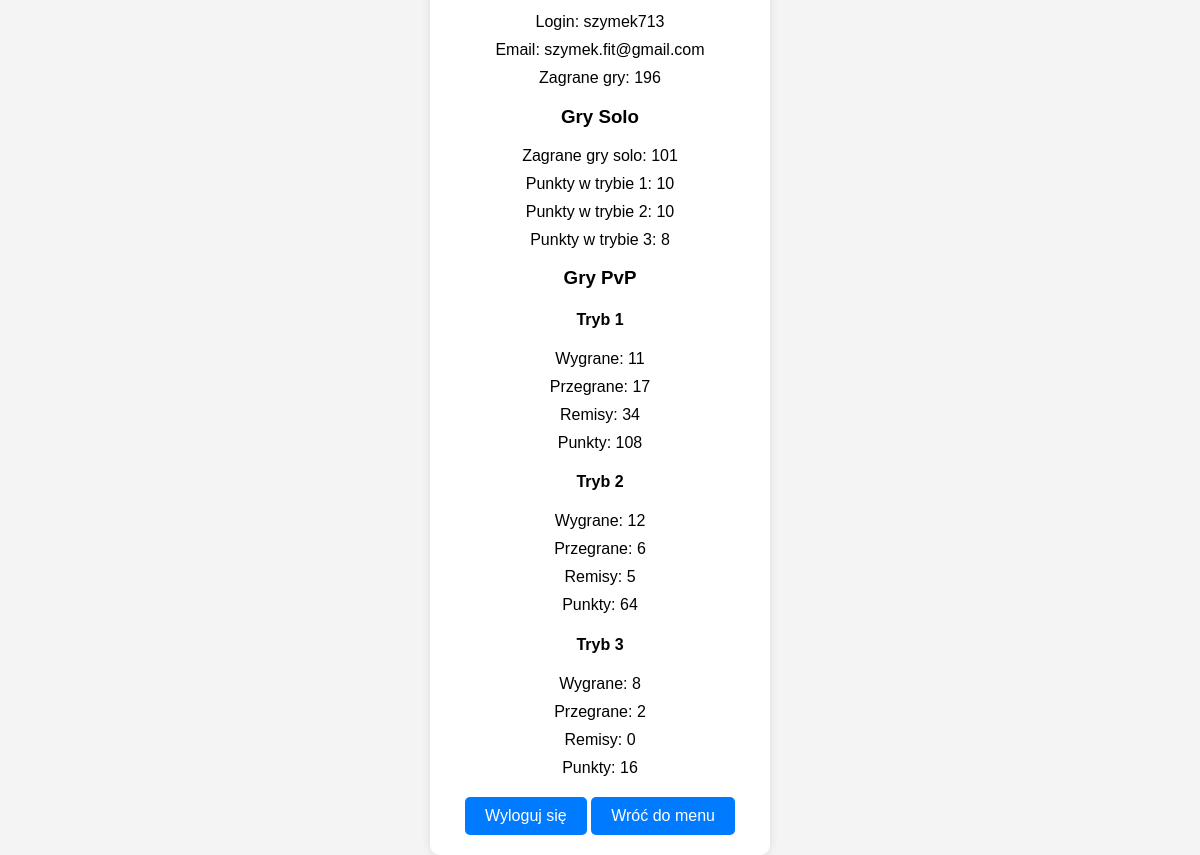
/profile/ (signed in), run on the app's committed database.
### my_quiz_app/python_django/profiles/models.py (models this page shows, shortened)
class UserProfile(models.Model):
    user = models.OneToOneField(settings.AUTH_USER_MODEL, on_delete=models.CASCADE)
    pvp_wins_mode1 = models.IntegerField(default=0)
    pvp_wins_mode2 = models.IntegerField(default=0)
    pvp_wins_mode3 = models.IntegerField(default=0)
    pvp_losses_mode1 = models.IntegerField(default=0)
    pvp_losses_mode2 = models.IntegerField(default=0)
    pvp_losses_mode3 = models.IntegerField(default=0)
    pvp_draws_mode1 = models.IntegerField(default=0)
    pvp_draws_mode2 = models.IntegerField(default=0)
    pvp_draws_mode3 = models.IntegerField(default=0)
    solo_games_played = models.IntegerField(default=0)
    email = models.EmailField()
    solo_points_mode1 = models.IntegerField(default=0)
    solo_points_mode2 = models.IntegerField(default=0)
    solo_points_mode3 = models.IntegerField(default=0)
    pvp_points_mode1 = models.IntegerField(default=0)
    pvp_points_mode2 = models.IntegerField(default=0)
    pvp_points_mode3 = models.IntegerField(default=0)

### my_quiz_app/python_django/profiles/views.py (the view)
# urls.py: path('', views.profile, name='profile'),  # To jest widok HTML
@login_required
def profile(request):
    profile = request.user.userprofile
    total_games = (
        profile.pvp_wins_mode1 + profile.pvp_losses_mode1 + profile.pvp_draws_mode1 +
        profile.pvp_wins_mode2 + profile.pvp_losses_mode2 + profile.pvp_draws_mode2 +
        profile.pvp_wins_mode3 + profile.pvp_losses_mode3 + profile.pvp_draws_mode3 + profile.solo_games_played
    )  # Obliczenie liczby zagranych gier
    return render(request, 'profiles/profile.html', {'profile': profile, 'total_games': total_games})

### my_quiz_app/python_django/profiles/templates/profiles/profile.html (shortened to what this page needs)
<!DOCTYPE html>
<html lang="en">
<head>
</head>
<body>
    <div class="profile-container">
        <p>Login: {{ request.user.username }}</p>
        <p>Email: {{ request.user.email }}</p>
        <p>Zagrane gry: {{ total_games }}</p>
        <h3>Gry Solo</h3>
        <p>Zagrane gry solo: {{ profile.solo_games_played }}</p>
        <p>Punkty w trybie 1: {{ profile.solo_points_mode1 }}</p>
        <p>Punkty w trybie 2: {{ profile.solo_points_mode2 }}</p>
        <p>Punkty w trybie 3: {{ profile.solo_points_mode3 }}</p>
        <h3>Gry PvP</h3>
        <h4>Tryb 1</h4>
        <p>Wygrane: {{ profile.pvp_wins_mode1 }}</p>
        <p>Przegrane: {{ profile.pvp_losses_mode1 }}</p>
        <p>Remisy: {{ profile.pvp_draws_mode1 }}</p>
        <p>Punkty: {{ profile.pvp_points_mode1 }}</p>
        <h4>Tryb 2</h4>
        <p>Wygrane: {{ profile.pvp_wins_mode2 }}</p>
        <p>Przegrane: {{ profile.pvp_losses_mode2 }}</p>
        <p>Remisy: {{ profile.pvp_draws_mode2 }}</p>
        <p>Punkty: {{ profile.pvp_points_mode2 }}</p>
        <h4>Tryb 3</h4>
        <p>Wygrane: {{ profile.pvp_wins_mode3 }}</p>
        <p>Przegrane: {{ profile.pvp_losses_mode3 }}</p>
        <p>Remisy: {{ profile.pvp_draws_mode3 }}</p>
        <p>Punkty: {{ profile.pvp_points_mode3 }}</p>
        <a class="button" href="{% url 'account_logout' %}">Wyloguj się</a>
        <a class="button" href="{% url 'menu' %}">Wróć do menu</a>
    </div>
</body>
</html>

### my_quiz_app/python_django/profiles/templates/profiles/profile.html (style rules this page uses)
body { font-family: Arial, sans-serif; background-color: #f4f4f4; display: flex; justify-content: center; align-items: center; height: 100vh; margin: 0; }
.profile-container { background-color: #fff; padding: 20px; border-radius: 10px; box-shadow: 0 0 10px rgba(0, 0, 0, 0.1); width: 300px; text-align: center; }
.profile-container p { margin: 10px 0; }
.button { display: inline-block; padding: 10px 20px; margin-top: 10px; border-radius: 5px; background-color: #007bff; color: #fff; text-decoration: none; cursor: pointer; }

### data on the page
UserProfile: solo_games_played "101", solo_points_mode1 "10", solo_points_mode2 "10", solo_points_mode3 "8", pvp_wins_mode1 "11", pvp_losses_mode1 "17", pvp_draws_mode1 "34", pvp_points_mode1 "108", pvp_wins_mode2 "12", pvp_losses_mode2 "6", pvp_draws_mode2 "5", pvp_points_mode2 "64", pvp_wins_mode3 "8", pvp_losses_mode3 "2", pvp_draws_mode3 "0", pvp_points_mode3 "16"

### other printed values
{{ request.user.username }} "szymek713"
{{ request.user.email }} "szymek.fit@gmail.com"
{{ total_games }} "196"
